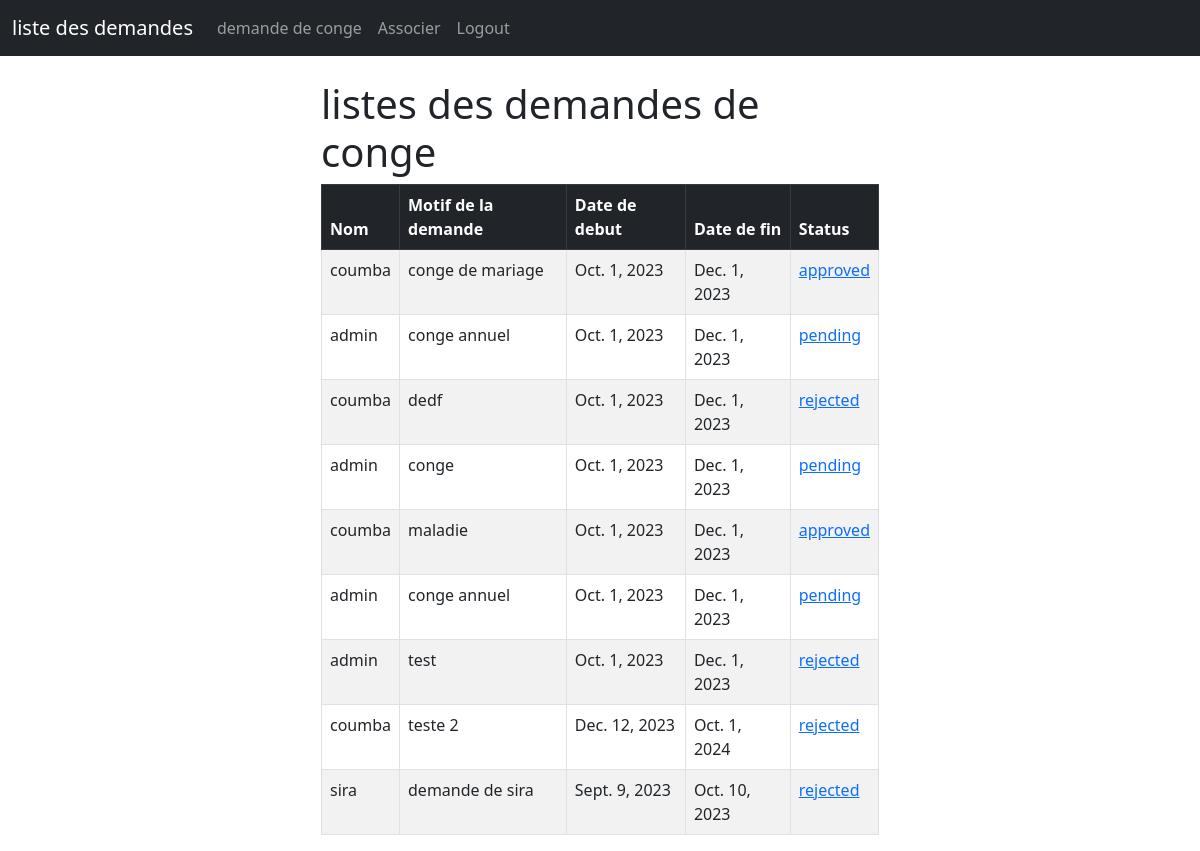
/ (signed in), run on an earlier commit of the app's database.
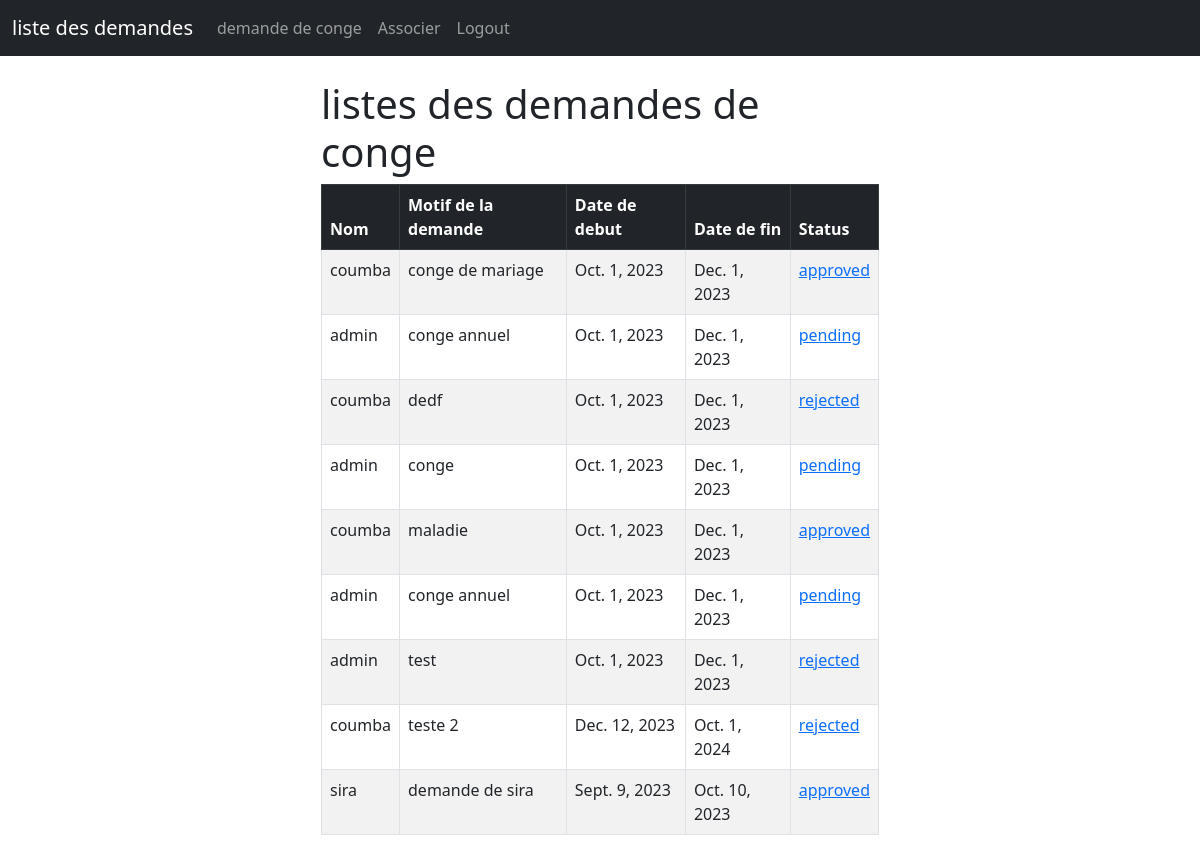
And on a later commit of the database.
### conge/models.py (models this page shows)
class CongeRequest(models.Model):
    user = models.ForeignKey(User, on_delete=models.CASCADE)
    motif = models.CharField(max_length=200)
    date_depart = models.DateField()
    date_arrivee = models.DateField()
    status = models.CharField(max_length=20, choices=[('pending', 'En attente'), ('approved', 'Approuvé'), ('rejected', 'Rejeté')], default='pending')

### conge/views.py (the view)
# urls.py: path('', views.liste, name='liste'),
def liste(request):
    congerequests = CongeRequest.objects.all()
    if request.method == 'POST':
        username = request.POST['username']
        password = request.POST['password']
        user = authenticate(request, username=username, password=password)
        if user is not None:
            login(request, user)
            messages.success(request, "Vous avez été connecté")
            return redirect('liste')
        else:
           messages.success(request, "une erreur s'est produite lors de la connexion, veuillez réessayer...")
           return redirect('liste')
    else:
        return render(request, 'liste.html', {'congerequests':congerequests})

### conge/templates/liste.html (shortened to what this page needs)
{% extends 'base.html'%}
{% block content%}
<div class="col-md-6 offset-md-3">
{% if user.is_authenticated %}
<h1>listes des demandes de conge</h1>
<table class="table table-striped table-hover table-bordered">
  <thead class="table-dark">
    <tr>
      <th scope="col">Nom</th>
      <th scope="col">Motif de la demande</th>
      <th scope="col">Date de debut</th>
      <th scope="col">Date de fin</th>
      <th scope="col">Status</th>
    </tr>
  </thead>
  <tbody>
    {% if congerequests %}
      {% for congerequest in congerequests %}
      <tr>
        <td>{{ congerequest.user}}</td>
        <td>{{ congerequest.motif }}</td>
        <td>{{ congerequest.date_depart }}</td>
        <td> {{ congerequest.date_arrivee }}</td>
        <td><a href="{% url 'valider_demande' congerequest.id %}">{{ congerequest.status }}</a></td>
    </tr>
      {% endfor %}
    {% endif %}
  </tbody>
</table>
{% endif %}
{% endblock %}

What changed in the data, as far as the page shows it:
changed CongeRequest "demande de sira": status "rejected" → "approved"
